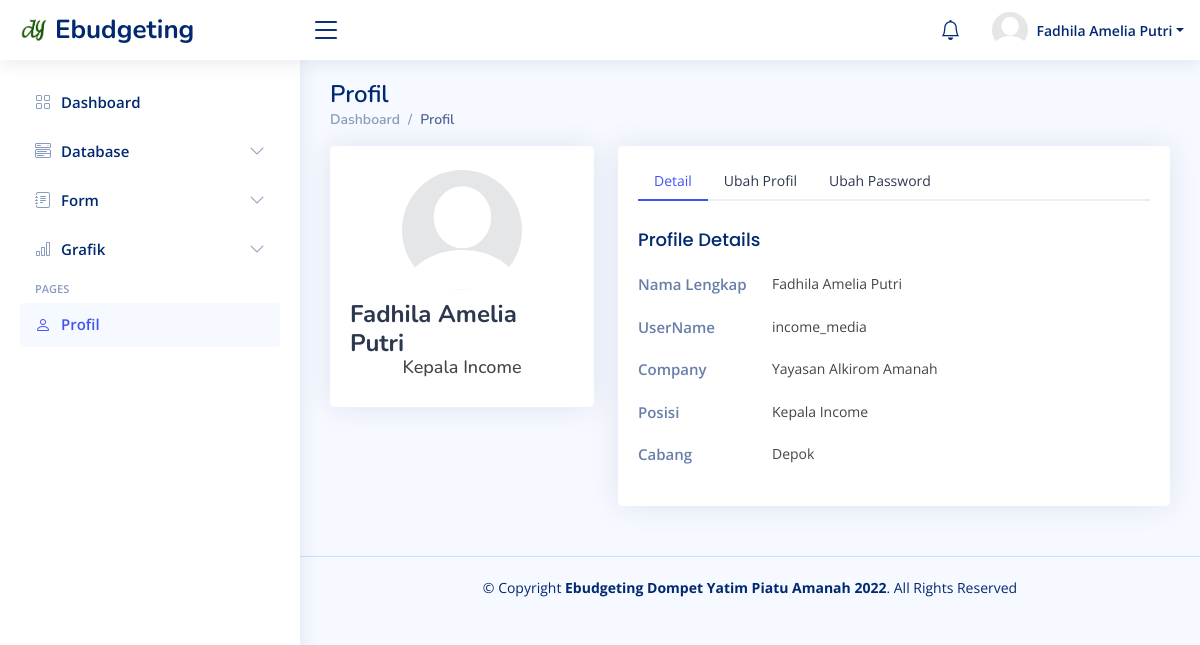
The app's page /admin/income_media.php?id_profil=myProfil (signed in) with its own data.
### tables this page shows
CREATE TABLE `akun_pengurus` (
	`id` int(11) NOT NULL,
	`id_pengurus` varchar(100) NOT NULL,
	`nama` varchar(100) NOT NULL,
	`cabang` varchar(200) NOT NULL,
	`username` varchar(100) NOT NULL,
	`password` varchar(256) NOT NULL,
	`profil` varchar(200) NOT NULL,
	`posisi` varchar(255) NOT NULL
);

### admin/income_media.php (called while the page is built)
<?php include '../homepage.php' ?>

### profil/set_profil.php (the view, shortened to what this page needs)
<main id="main" class="main">
    <div class="pagetitle">
        <h1>Profil</h1>
        <nav>
            <ol class="breadcrumb">
                <li class="breadcrumb-item"><a href="<?= $_SESSION["username"] ?>.php">Dashboard</a></li>
                <li class="breadcrumb-item active">Profil</li>
            </ol>
        </nav>
    </div>
    <section class="section profile">
        <div class="row">
            <div class="col-xl-4">
                <div class="card">
                    <div class="card-body profile-card pt-4 d-flex flex-column align-items-center">
                        <img src="../assets/img/icons/<?= $profil ?>" alt="Profile" class="rounded-circle">
                        <h2><?= ucwords($nama) ?></h2>
                        <h3><?= $_SESSION["posisi"] ?></h3>
                    </div>
                </div>
            </div>
            <div class="col-xl-8">
                <div class="card">
                    <div class="card-body pt-3">
                        <ul class="nav nav-tabs nav-tabs-bordered">
                            <?php include '../models/profil/tab-nav.php'; ?>
                        </ul>
                        <div class="tab-content pt-2">
                            <?php include '../models/profil/overview.php' ?>
                        </div>
                    </div>
                </div>
            </div>
        </div>
    </section>
</main>

### base/icon-navigation.php (shortened to what this page needs)
<nav class="header-nav ms-auto">
    <ul class="d-flex align-items-center">
        <?php include 'notification.php'; ?>
        <li class="nav-item dropdown pe-3">
            <a class="nav-link nav-profile d-flex align-items-center pe-0" href="#" data-bs-toggle="dropdown">
                <img src="../assets/img/icons/<?= $profil ?>" alt="Profile" class="rounded-circle">
                <span class="d-none d-md-block dropdown-toggle ps-2"><?= ucwords($nama) ?></span>
            </a>
        </li>
    </ul>
</nav>

### models/profil/overview.php
<div class="tab-pane fade show active profile-overview" id="profile-overview">
    <h5 class="card-title">Profile Details</h5>
    <div class="row">
        <div class="col-lg-3 col-md-4 label ">Nama Lengkap</div>
        <div class="col-lg-9 col-md-8"><?= ucwords($nama) ?></div>
    </div>
    <div class="row">
        <div class="col-lg-3 col-md-4 label ">UserName</div>
        <div class="col-lg-9 col-md-8"><?= $_SESSION["username"] ?></div>
    </div>
    <div class="row">
        <div class="col-lg-3 col-md-4 label">Company</div>
        <div class="col-lg-9 col-md-8">Yayasan Alkirom Amanah</div>
    </div>
    <div class="row">
        <div class="col-lg-3 col-md-4 label">Posisi</div>
        <div class="col-lg-9 col-md-8"><?= $_SESSION["posisi"] ?></div>
    </div>
    <div class="row">
        <div class="col-lg-3 col-md-4 label">Cabang</div>
        <?php if ($_SESSION["id_pengurus"] == "ketua_yayasan") { ?>
        <div class="col-lg-9 col-md-8">Pusat</div>
        <?php } else { ?>
        <div class="col-lg-9 col-md-8"><?= $_SESSION["cabang"] ?></div>
        <?php } ?>
    </div>
</div>

### assets/css/style.css (style rules this page uses)
:root { scroll-behavior: smooth; }
body { font-family: "Open Sans", sans-serif; background: #f6f9ff; color: #444444; }
a { color: #4154f1; text-decoration: none; }
h1, h2, h3, h4, h5, h6 { font-family: "Nunito", sans-serif; }
#main { margin-top: 60px; padding: 20px 30px; transition: all 0.3s; }
.pagetitle { margin-bottom: 10px; }
.pagetitle h1 { font-size: 24px; margin-bottom: 0; font-weight: 600; color: #012970; }
.card { margin-bottom: 30px; border: none; border-radius: 5px; box-shadow: 0px 0 30px rgba(1, 41, 112, 0.1); overflow: hidden; }
.card-title { padding: 20px 0 15px 0; font-size: 18px; font-weight: 500; color: #012970; font-family: "Poppins", sans-serif; }
.card-body { padding: 0 20px 20px 20px; }
.breadcrumb { font-size: 14px; font-family: "Nunito", sans-serif; color: #899bbd; font-weight: 600; }
.breadcrumb a { color: #899bbd; transition: 0.3s; }
.breadcrumb .breadcrumb-item::before { color: #899bbd; }
.breadcrumb .active { color: #51678f; font-weight: 600; }
.nav-tabs-bordered { border-bottom: 2px solid #ebeef4; }
.header-nav ul { list-style: none; }
.header-nav>ul { margin: 0; padding: 0; }
.header-nav .nav-profile { color: #012970; }
.header-nav .nav-profile img { max-height: 36px; }
.header-nav .nav-profile span { font-size: 14px; font-weight: 600; }
@media (min-width: 1200px) { #main, #footer { margin-left: 300px; } }
.profile .profile-card img { max-width: 120px; }
.profile .profile-card h2 { font-size: 24px; font-weight: 700; color: #2c384e; margin: 10px 0 0 0; }
.profile .profile-card h3 { font-size: 18px; }
.profile .profile-overview .row { margin-bottom: 20px; font-size: 15px; }
.profile .profile-overview .card-title { color: #012970; }
.profile .profile-overview .label { font-weight: 600; color: rgba(1, 41, 112, 0.6); }

### assets/css/responsive.css (style rules this page uses)
@media (min-width: 992px) { .form-control, .input-group-text, #form-pengajuan .list-group, .form-text, .form-select, .viewData, .button .btn-primary, .button .btn-secondary, .button-global .btn-primary, .button-global .btn-success, .table-responsive, .table-responsive .btn-primary, .table-responsive .btn-danger, .table-responsive .btn-success, .modal-footer .btn-secondary, .buttons-excel, .buttons-collection, .profile .nav-item, .incomeMedia .bulanan, .dashboard .nav-item, .incomeMedia .tahunan, .revenue-card .akun, .customers-card .akun, #akunMedia .btn-danger, #profile-overview .col-lg-9, #profile-edit .btn-primary, #profile-change-password .btn-primary { font-size: 14px !important; } }
@media (min-width:576px) { .form-control, .input-group-text, #form-pengajuan .list-group, .form-text, .form-select, .viewData, .button .btn-primary, .button .btn-secondary, .button-global .btn-success, .button-global .btn-primary, .table-responsive, .table-responsive .btn-primary, .table-responsive .btn-danger, .table-responsive .btn-success, .modal-footer .btn-secondary, .buttons-excel, .incomeMedia .bulanan, .incomeMedia .tahunan, .buttons-collection, .dashboard .nav-item, .profile .nav-item, .revenue-card .akun, .customers-card .akun, #akunMedia .btn-danger, #profile-overview .col-lg-9, #profile-edit .btn-primary, #profile-change-password .btn-primary { font-size: 14px; } }

### records on screen
akun_pengurus: profil (picture), nama "Fadhila Amelia Putri"

### other values on screen
$_SESSION["posisi"] "Kepala Income"
$_SESSION["username"] "income_media"
$_SESSION["cabang"] "Depok"
